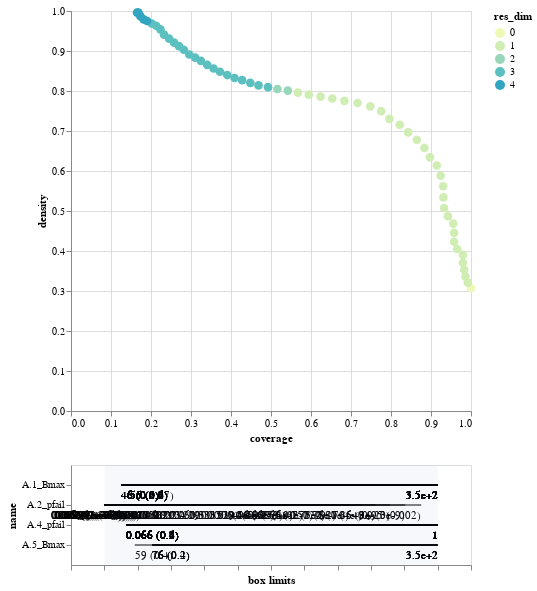

The code cell stored with this chart in its notebook:
### Code cell
box.inspect_tradeoff()

### Figure 1 — Vega-Lite specification as saved in the notebook (floating-point values rounded to 4 significant figures)
{"config": {"view": {"continuousWidth": 400, "continuousHeight": 300}}, "vconcat": [{"data": {"name": "data-ac5b0a07f9a0979e8c023d7064a03c6f"}, "mark": {"type": "circle", "size": 75}, "encoding": {"color": {"type": "ordinal", "field": "res_dim", "scale": {"range": ["#eff9b6", "#d0edb3", "#97d6b9", "#5dc0c0", "#31a5c2", "#1f80b8", "#2354a3", "#21318d"]}}, "opacity": {"condition": {"value": 1, "selection": "selector001"}, "value": 0.4}, "tooltip": [{"type": "ordinal", "field": "id"}, {"type": "quantitative", "field": "coverage", "format": ".2"}, {"type": "quantitative", "field": "density", "format": ".2"}, {"type": "ordinal", "field": "res_dim"}], "x": {"type": "quantitative", "field": "coverage"}, "y": {"type": "quantitative", "field": "density"}}, "height": 400, "selection": {"selector001": {"type": "single", "fields": ["id"]}}, "width": 400}, {"layer": [{"data": {"name": "data-04ea489607189d4a23f451ac407d8ff5"}, "mark": "rule", "encoding": {"x": {"type": "quantitative", "axis": {"grid": false, "labels": false, "title": "box limits"}, "field": "x_lower", "scale": {"domain": [0, 1], "padding": 0.1}}, "x2": {"field": "x_upper"}, "y": {"type": "nominal", "field": "name", "scale": {"padding": 1.0}}}, "transform": [{"calculate": "(datum.x1-datum.minimum)/(datum.maximum-datum.minimum)", "as": "x_lower"}, {"calculate": "(datum.x2-datum.minimum)/(datum.maximum-datum.minimum)", "as": "x_upper"}, {"filter": {"selection": "selector001"}}], "width": 400}, {"data": {"name": "data-04ea489607189d4a23f451ac407d8ff5"}, "mark": {"type": "text", "align": "left", "baseline": "top", "dy": 5}, "encoding": {"text": {"type": "ordinal", "field": "text"}, "x": {"type": "quantitative", "axis": {"grid": false, "labels": false, "title": "box limits"}, "field": "x_lower", "scale": {"domain": [0, 1], "padding": 0.1}}, "x2": {"field": "x_upper"}, "y": {"type": "nominal", "field": "name", "scale": {"padding": 1.0}}}, "transform": [{"calculate": "(datum.x1-datum.minimum)/(datum.maximum-datum.minimum)", "as": "x_lower"}, {"calculate": "(datum.x2-datum.minimum)/(datum.maximum-datum.minimum)", "as": "x_upper"}, {"filter": {"selection": "selector001"}}, {"calculate": "datum.qp_lower>0?format(datum.x1, \".2\")+\" (\"+format(datum.qp_lower, \".1~g\")+\")\" :format(datum.x1, \".2\")", "as": "text"}], "width": 400}, {"data": {"name": "data-04ea489607189d4a23f451ac407d8ff5"}, "mark": {"type": "text", "align": "right", "baseline": "top", "dy": 5}, "encoding": {"text": {"type": "ordinal", "field": "text"}, "x": {"type": "quantitative", "field": "x_upper"}, "x2": {"field": "x_upper"}, "y": {"type": "nominal", "field": "name", "scale": {"padding": 1.0}}}, "transform": [{"calculate": "(datum.x1-datum.minimum)/(datum.maximum-datum.minimum)", "as": "x_lower"}, {"calculate": "(datum.x2-datum.minimum)/(datum.maximum-datum.minimum)", "as": "x_upper"}, {"filter": {"selection": "selector001"}}, {"calculate": "datum.qp_upper>0?format(datum.x2, \".2\")+\" (\"+format(datum.qp_upper, \".1\")+\")\" :format(datum.x2, \".2\")", "as": "text"}], "width": 400}, {"data": {"name": "data-bb8d07f6df3d47a6a475317795287b23"}, "mark": {"type": "rect", "opacity": 0.05}, "encoding": {"x": {"type": "quantitative", "field": "start"}, "x2": {"field": "end"}}}, {"data": {"name": "data-d751713988987e9331980363e24189ce"}, "mark": "point", "encoding": {"x": {"type": "quantitative", "field": "x"}, "y": {"type": "nominal", "field": "name"}}, "transform": [{"filter": {"selection": "selector001"}}], "width": 400}, {"data": {"name": "data-d751713988987e9331980363e24189ce"}, "mark": {"type": "text", "align": "center", "baseline": "top", "dy": 5}, "encoding": {"text": {"type": "nominal", "field": "item"}, "x": {"type": "quantitative", "field": "x"}, "y": {"type": "nominal", "field": "name"}}, "transform": [{"filter": {"selection": "selector001"}}], "width": 400}]}], "$schema": "https://vega.github.io/schema/vega-lite/v4.8.1.json", "datasets": {"data-ac5b0a07f9a0979e8c023d7064a03c6f": [{"coverage": 1.0, "density": 0.3074, "id": 0, "mass": 1.0, "mean": 0.3074, "res_dim": 0}, {"coverage": 0.9922, "density": 0.3211, "id": 1, "mass": 0.95, "mean": 0.3211, "res_dim": 1}, {"coverage": 0.986, "density": 0.336, "id": 2, "mass": 0.902, "mean": 0.336, "res_dim": 1}, {"coverage": 0.9831, "density": 0.353, "id": 3, "mass": 0.856, "mean": 0.353, "res_dim": 1}, {"coverage": 0.9798, "density": 0.3705, "id": 4, "mass": 0.813, "mean": 0.3705, "res_dim": 1}, {"coverage": 0.9798, "density": 0.3902, "id": 5, "mass": 0.772, "mean": 0.3902, "res_dim": 1}, {"coverage": 0.9655, "density": 0.4049, "id": 6, "mass": 0.733, "mean": 0.4049, "res_dim": 1}, {"coverage": 0.9577, "density": 0.423, "id": 7, "mass": 0.696, "mean": 0.423, "res_dim": 1}, {"coverage": 0.9577, "density": 0.4454, "id": 8, "mass": 0.661, "mean": 0.4454, "res_dim": 1}, {"coverage": 0.9558, "density": 0.4686, "id": 9, "mass": 0.627, "mean": 0.4686, "res_dim": 1}, {"coverage": 0.9424, "density": 0.4869, "id": 10, "mass": 0.595, "mean": 0.4869, "res_dim": 1}, {"coverage": 0.9327, "density": 0.5074, "id": 11, "mass": 0.565, "mean": 0.5074, "res_dim": 1}, {"coverage": 0.931, "density": 0.534, "id": 12, "mass": 0.536, "mean": 0.534, "res_dim": 1}, {"coverage": 0.9304, "density": 0.5619, "id": 13, "mass": 0.509, "mean": 0.5619, "res_dim": 1}, {"coverage": 0.9242, "density": 0.5882, "id": 14, "mass": 0.483, "mean": 0.5882, "res_dim": 1}, {"coverage": 0.9144, "density": 0.6138, "id": 15, "mass": 0.458, "mean": 0.6138, "res_dim": 1}, {"coverage": 0.8972, "density": 0.634, "id": 16, "mass": 0.435, "mean": 0.634, "res_dim": 1}, {"coverage": 0.8835, "density": 0.6576, "id": 17, "mass": 0.413, "mean": 0.6576, "res_dim": 1}, {"coverage": 0.8647, "density": 0.6781, "id": 18, "mass": 0.392, "mean": 0.6781, "res_dim": 1}, {"coverage": 0.8429, "density": 0.6965, "id": 19, "mass": 0.372, "mean": 0.6965, "res_dim": 1}, {"coverage": 0.8217, "density": 0.7156, "id": 20, "mass": 0.353, "mean": 0.7156, "res_dim": 1}, {"coverage": 0.796, "density": 0.7304, "id": 21, "mass": 0.335, "mean": 0.7304, "res_dim": 1}, {"coverage": 0.7755, "density": 0.7497, "id": 22, "mass": 0.318, "mean": 0.7497, "res_dim": 1}, {"coverage": 0.7482, "density": 0.7616, "id": 23, "mass": 0.302, "mean": 0.7616, "res_dim": 1}, {"coverage": 0.7163, "density": 0.7699, "id": 24, "mass": 0.286, "mean": 0.7699, "res_dim": 1}, {"coverage": 0.6835, "density": 0.7753, "id": 25, "mass": 0.271, "mean": 0.7753, "res_dim": 1}, {"coverage": 0.6532, "density": 0.7813, "id": 26, "mass": 0.257, "mean": 0.7813, "res_dim": 1}, {"coverage": 0.6239, "density": 0.7861, "id": 27, "mass": 0.244, "mean": 0.7861, "res_dim": 1}, {"coverage": 0.5943, "density": 0.7909, "id": 28, "mass": 0.231, "mean": 0.7909, "res_dim": 1}, {"coverage": 0.567, "density": 0.7959, "id": 29, "mass": 0.219, "mean": 0.7959, "res_dim": 1}, {"coverage": 0.542, "density": 0.801, "id": 30, "mass": 0.208, "mean": 0.801, "res_dim": 2}, {"coverage": 0.5159, "density": 0.8051, "id": 31, "mass": 0.197, "mean": 0.8051, "res_dim": 2}, {"coverage": 0.4925, "density": 0.8096, "id": 32, "mass": 0.187, "mean": 0.8096, "res_dim": 3}, {"coverage": 0.4688, "density": 0.8141, "id": 33, "mass": 0.177, "mean": 0.8141, "res_dim": 3}, {"coverage": 0.4483, "density": 0.8202, "id": 34, "mass": 0.168, "mean": 0.8202, "res_dim": 3}, {"coverage": 0.4278, "density": 0.827, "id": 35, "mass": 0.159, "mean": 0.827, "res_dim": 3}, {"coverage": 0.4089, "density": 0.8325, "id": 36, "mass": 0.151, "mean": 0.8325, "res_dim": 3}, {"coverage": 0.3907, "density": 0.8399, "id": 37, "mass": 0.143, "mean": 0.8399, "res_dim": 3}, {"coverage": 0.3725, "density": 0.8481, "id": 38, "mass": 0.135, "mean": 0.8481, "res_dim": 3}, {"coverage": 0.3565, "density": 0.8562, "id": 39, "mass": 0.128, "mean": 0.8562, "res_dim": 3}, {"coverage": 0.3406, "density": 0.8653, "id": 40, "mass": 0.121, "mean": 0.8653, "res_dim": 3}, {"coverage": 0.3247, "density": 0.8754, "id": 41, "mass": 0.114, "mean": 0.8754, "res_dim": 3}, {"coverage": 0.3103, "density": 0.8833, "id": 42, "mass": 0.108, "mean": 0.8833, "res_dim": 3}, {"coverage": 0.2957, "density": 0.8912, "id": 43, "mass": 0.102, "mean": 0.8912, "res_dim": 3}, {"coverage": 0.282, "density": 0.9031, "id": 44, "mass": 0.096, "mean": 0.9031, "res_dim": 3}, {"coverage": 0.27, "density": 0.9121, "id": 45, "mass": 0.091, "mean": 0.9121, "res_dim": 3}, {"coverage": 0.2576, "density": 0.9209, "id": 46, "mass": 0.086, "mean": 0.9209, "res_dim": 3}, {"coverage": 0.2453, "density": 0.9309, "id": 47, "mass": 0.081, "mean": 0.9309, "res_dim": 3}, {"coverage": 0.2326, "density": 0.9408, "id": 48, "mass": 0.076, "mean": 0.9408, "res_dim": 3}, {"coverage": 0.2235, "density": 0.9542, "id": 49, "mass": 0.072, "mean": 0.9542, "res_dim": 3}, {"coverage": 0.2131, "density": 0.9632, "id": 50, "mass": 0.068, "mean": 0.9632, "res_dim": 3}, {"coverage": 0.2017, "density": 0.9688, "id": 51, "mass": 0.064, "mean": 0.9688, "res_dim": 3}, {"coverage": 0.1903, "density": 0.975, "id": 52, "mass": 0.06, "mean": 0.975, "res_dim": 4}, {"coverage": 0.1815, "density": 0.9789, "id": 53, "mass": 0.057, "mean": 0.9789, "res_dim": 4}, {"coverage": 0.1734, "density": 0.987, "id": 54, "mass": 0.054, "mean": 0.987, "res_dim": 4}, {"coverage": 0.1653, "density": 0.9961, "id": 55, "mass": 0.051, "mean": 0.9961, "res_dim": 4}, {"coverage": 0.1685, "density": 0.9962, "id": 56, "mass": 0.052, "mean": 0.9962, "res_dim": 4}], "data-04ea489607189d4a23f451ac407d8ff5": [{"x1": 1.658e-05, "x2": 0.9503, "name": "A.2_pfail", "id": 1, "minimum": 1.658e-05, "maximum": 0.9995, "qp_lower": -1.0, "qp_upper": 0.0021}, {"x1": 1.658e-05, "x2": 0.9021, "name": "A.2_pfail", "id": 2, "minimum": 1.658e-05, "maximum": 0.9995, "qp_lower": -1.0, "qp_upper": 2.685e-09}, {"x1": 1.658e-05, "x2": 0.8563, "name": "A.2_pfail", "id": 3, "minimum": 1.658e-05, "maximum": 0.9995, "qp_lower": -1.0, "qp_upper": 8.904e-20}, {"x1": 1.658e-05, "x2": 0.8131, "name": "A.2_pfail", "id": 4, "minimum": 1.658e-05, "maximum": 0.9995, "qp_lower": -1.0, "qp_upper": 4.268e-34}, {"x1": 1.658e-05, "x2": 0.7717, "name": "A.2_pfail", "id": 5, "minimum": 1.658e-05, "maximum": 0.9995, "qp_lower": -1.0, "qp_upper": 6.565e-54}, {"x1": 1.658e-05, "x2": 0.733, "name": "A.2_pfail", "id": 6, "minimum": 1.658e-05, "maximum": 0.9995, "qp_lower": -1.0, "qp_upper": 5.69e-70}, {"x1": 1.658e-05, "x2": 0.696, "name": "A.2_pfail", "id": 7, "minimum": 1.658e-05, "maximum": 0.9995, "qp_lower": -1.0, "qp_upper": 4.562e-92}, {"x1": 1.658e-05, "x2": 0.6612, "name": "A.2_pfail", "id": 8, "minimum": 1.658e-05, "maximum": 0.9995, "qp_lower": -1.0, "qp_upper": 1.003e-122}, {"x1": 1.658e-05, "x2": 0.6268, "name": "A.2_pfail", "id": 9, "minimum": 1.658e-05, "maximum": 0.9995, "qp_lower": -1.0, "qp_upper": 5.592e-157}, {"x1": 1.658e-05, "x2": 0.5948, "name": "A.2_pfail", "id": 10, "minimum": 1.658e-05, "maximum": 0.9995, "qp_lower": -1.0, "qp_upper": 2.51e-183}, {"x1": 1.658e-05, "x2": 0.5648, "name": "A.2_pfail", "id": 11, "minimum": 1.658e-05, "maximum": 0.9995, "qp_lower": -1.0, "qp_upper": 9.556e-215}, {"x1": 1.658e-05, "x2": 0.5358, "name": "A.2_pfail", "id": 12, "minimum": 1.658e-05, "maximum": 0.9995, "qp_lower": -1.0, "qp_upper": 5.414e-259}, {"x1": 1.658e-05, "x2": 0.509, "name": "A.2_pfail", "id": 13, "minimum": 1.658e-05, "maximum": 0.9995, "qp_lower": -1.0, "qp_upper": 4.093e-308}, {"x1": 1.658e-05, "x2": 0.483, "name": "A.2_pfail", "id": 14, "minimum": 1.658e-05, "maximum": 0.9995, "qp_lower": -1.0, "qp_upper": 0.0}, {"x1": 1.658e-05, "x2": 0.4578, "name": "A.2_pfail", "id": 15, "minimum": 1.658e-05, "maximum": 0.9995, "qp_lower": -1.0, "qp_upper": 0.0}, {"x1": 1.658e-05, "x2": 0.435, "name": "A.2_pfail", "id": 16, "minimum": 1.658e-05, "maximum": 0.9995, "qp_lower": -1.0, "qp_upper": 0.0}, {"x1": 1.658e-05, "x2": 0.4129, "name": "A.2_pfail", "id": 17, "minimum": 1.658e-05, "maximum": 0.9995, "qp_lower": -1.0, "qp_upper": 0.0}, {"x1": 1.658e-05, "x2": 0.3919, "name": "A.2_pfail", "id": 18, "minimum": 1.658e-05, "maximum": 0.9995, "qp_lower": -1.0, "qp_upper": 0.0}, {"x1": 1.658e-05, "x2": 0.3723, "name": "A.2_pfail", "id": 19, "minimum": 1.658e-05, "maximum": 0.9995, "qp_lower": -1.0, "qp_upper": 0.0}, {"x1": 1.658e-05, "x2": 0.3534, "name": "A.2_pfail", "id": 20, "minimum": 1.658e-05, "maximum": 0.9995, "qp_lower": -1.0, "qp_upper": 0.0}, {"x1": 1.658e-05, "x2": 0.3349, "name": "A.2_pfail", "id": 21, "minimum": 1.658e-05, "maximum": 0.9995, "qp_lower": -1.0, "qp_upper": 0.0}, {"x1": 1.658e-05, "x2": 0.3178, "name": "A.2_pfail", "id": 22, "minimum": 1.658e-05, "maximum": 0.9995, "qp_lower": -1.0, "qp_upper": 0.0}, {"x1": 1.658e-05, "x2": 0.3021, "name": "A.2_pfail", "id": 23, "minimum": 1.658e-05, "maximum": 0.9995, "qp_lower": -1.0, "qp_upper": 0.0}, {"x1": 1.658e-05, "x2": 0.2858, "name": "A.2_pfail", "id": 24, "minimum": 1.658e-05, "maximum": 0.9995, "qp_lower": -1.0, "qp_upper": 0.0}, {"x1": 1.658e-05, "x2": 0.2711, "name": "A.2_pfail", "id": 25, "minimum": 1.658e-05, "maximum": 0.9995, "qp_lower": -1.0, "qp_upper": 0.0}, {"x1": 1.658e-05, "x2": 0.2569, "name": "A.2_pfail", "id": 26, "minimum": 1.658e-05, "maximum": 0.9995, "qp_lower": -1.0, "qp_upper": 0.0}, {"x1": 1.658e-05, "x2": 0.244, "name": "A.2_pfail", "id": 27, "minimum": 1.658e-05, "maximum": 0.9995, "qp_lower": -1.0, "qp_upper": 0.0}, {"x1": 1.658e-05, "x2": 0.2312, "name": "A.2_pfail", "id": 28, "minimum": 1.658e-05, "maximum": 0.9995, "qp_lower": -1.0, "qp_upper": 0.0}, {"x1": 1.658e-05, "x2": 0.219, "name": "A.2_pfail", "id": 29, "minimum": 1.658e-05, "maximum": 0.9995, "qp_lower": -1.0, "qp_upper": 0.0}, {"x1": 46.3, "x2": 349.9, "name": "A.1_Bmax", "id": 30, "minimum": 30.31, "maximum": 349.9, "qp_lower": 0.2936, "qp_upper": -1.0}, {"x1": 1.658e-05, "x2": 0.219, "name": "A.2_pfail", "id": 30, "minimum": 1.658e-05, "maximum": 0.9995, "qp_lower": -1.0, "qp_upper": 0.0}, {"x1": 46.3, "x2": 349.9, "name": "A.1_Bmax", "id": 31, "minimum": 30.31, "maximum": 349.9, "qp_lower": 0.2989, "qp_upper": -1.0}, {"x1": 1.658e-05, "x2": 0.208, "name": "A.2_pfail", "id": 31, "minimum": 1.658e-05, "maximum": 0.9995, "qp_lower": -1.0, "qp_upper": 0.0}, {"x1": 46.3, "x2": 349.9, "name": "A.1_Bmax", "id": 32, "minimum": 30.31, "maximum": 349.9, "qp_lower": 0.2643, "qp_upper": -1.0}, {"x1": 1.658e-05, "x2": 0.208, "name": "A.2_pfail", "id": 32, "minimum": 1.658e-05, "maximum": 0.9995, "qp_lower": -1.0, "qp_upper": 0.0}, {"x1": 0.06625, "x2": 0.9997, "name": "A.4_pfail", "id": 32, "minimum": 1.412e-05, "maximum": 0.9997, "qp_lower": 0.3218, "qp_upper": -1.0}, {"x1": 46.3, "x2": 349.9, "name": "A.1_Bmax", "id": 33, "minimum": 30.31, "maximum": 349.9, "qp_lower": 0.2486, "qp_upper": -1.0}, {"x1": 1.658e-05, "x2": 0.1953, "name": "A.2_pfail", "id": 33, "minimum": 1.658e-05, "maximum": 0.9995, "qp_lower": -1.0, "qp_upper": 0.0}, {"x1": 0.06625, "x2": 0.9997, "name": "A.4_pfail", "id": 33, "minimum": 1.412e-05, "maximum": 0.9997, "qp_lower": 0.3528, "qp_upper": -1.0}, {"x1": 46.3, "x2": 349.9, "name": "A.1_Bmax", "id": 34, "minimum": 30.31, "maximum": 349.9, "qp_lower": 0.2714, "qp_upper": -1.0}, {"x1": 1.658e-05, "x2": 0.1839, "name": "A.2_pfail", "id": 34, "minimum": 1.658e-05, "maximum": 0.9995, "qp_lower": -1.0, "qp_upper": 0.0}, {"x1": 0.06625, "x2": 0.9997, "name": "A.4_pfail", "id": 34, "minimum": 1.412e-05, "maximum": 0.9997, "qp_lower": 0.3628, "qp_upper": -1.0}, {"x1": 46.3, "x2": 349.9, "name": "A.1_Bmax", "id": 35, "minimum": 30.31, "maximum": 349.9, "qp_lower": 0.2513, "qp_upper": -1.0}, {"x1": 1.658e-05, "x2": 0.175, "name": "A.2_pfail", "id": 35, "minimum": 1.658e-05, "maximum": 0.9995, "qp_lower": -1.0, "qp_upper": 0.0}, {"x1": 0.06625, "x2": 0.9997, "name": "A.4_pfail", "id": 35, "minimum": 1.412e-05, "maximum": 0.9997, "qp_lower": 0.3465, "qp_upper": -1.0}, {"x1": 46.3, "x2": 349.9, "name": "A.1_Bmax", "id": 36, "minimum": 30.31, "maximum": 349.9, "qp_lower": 0.2596, "qp_upper": -1.0}, {"x1": 1.658e-05, "x2": 0.1661, "name": "A.2_pfail", "id": 36, "minimum": 1.658e-05, "maximum": 0.9995, "qp_lower": -1.0, "qp_upper": 0.0}, {"x1": 0.06625, "x2": 0.9997, "name": "A.4_pfail", "id": 36, "minimum": 1.412e-05, "maximum": 0.9997, "qp_lower": 0.3323, "qp_upper": -1.0}, {"x1": 46.3, "x2": 349.9, "name": "A.1_Bmax", "id": 37, "minimum": 30.31, "maximum": 349.9, "qp_lower": 0.2204, "qp_upper": -1.0}, {"x1": 1.658e-05, "x2": 0.158, "name": "A.2_pfail", "id": 37, "minimum": 1.658e-05, "maximum": 0.9995, "qp_lower": -1.0, "qp_upper": 0.0}, {"x1": 0.06625, "x2": 0.9997, "name": "A.4_pfail", "id": 37, "minimum": 1.412e-05, "maximum": 0.9997, "qp_lower": 0.2921, "qp_upper": -1.0}, {"x1": 46.3, "x2": 349.9, "name": "A.1_Bmax", "id": 38, "minimum": 30.31, "maximum": 349.9, "qp_lower": 0.2445, "qp_upper": -1.0}, {"x1": 1.658e-05, "x2": 0.1487, "name": "A.2_pfail", "id": 38, "minimum": 1.658e-05, "maximum": 0.9995, "qp_lower": -1.0, "qp_upper": 0.0}, {"x1": 0.06625, "x2": 0.9997, "name": "A.4_pfail", "id": 38, "minimum": 1.412e-05, "maximum": 0.9997, "qp_lower": 0.2908, "qp_upper": -1.0}, {"x1": 46.3, "x2": 349.9, "name": "A.1_Bmax", "id": 39, "minimum": 30.31, "maximum": 349.9, "qp_lower": 0.2561, "qp_upper": -1.0}, {"x1": 1.658e-05, "x2": 0.1399, "name": "A.2_pfail", "id": 39, "minimum": 1.658e-05, "maximum": 0.9995, "qp_lower": -1.0, "qp_upper": 0.0}, {"x1": 0.06625, "x2": 0.9997, "name": "A.4_pfail", "id": 39, "minimum": 1.412e-05, "maximum": 0.9997, "qp_lower": 0.3062, "qp_upper": -1.0}, {"x1": 46.3, "x2": 349.9, "name": "A.1_Bmax", "id": 40, "minimum": 30.31, "maximum": 349.9, "qp_lower": 0.2323, "qp_upper": -1.0}, {"x1": 1.658e-05, "x2": 0.1326, "name": "A.2_pfail", "id": 40, "minimum": 1.658e-05, "maximum": 0.9995, "qp_lower": -1.0, "qp_upper": 0.0}, {"x1": 0.06625, "x2": 0.9997, "name": "A.4_pfail", "id": 40, "minimum": 1.412e-05, "maximum": 0.9997, "qp_lower": 0.2825, "qp_upper": -1.0}, {"x1": 46.3, "x2": 349.9, "name": "A.1_Bmax", "id": 41, "minimum": 30.31, "maximum": 349.9, "qp_lower": 0.2463, "qp_upper": -1.0}, {"x1": 1.658e-05, "x2": 0.1248, "name": "A.2_pfail", "id": 41, "minimum": 1.658e-05, "maximum": 0.9995, "qp_lower": -1.0, "qp_upper": 0.0}, {"x1": 0.06625, "x2": 0.9997, "name": "A.4_pfail", "id": 41, "minimum": 1.412e-05, "maximum": 0.9997, "qp_lower": 0.2547, "qp_upper": -1.0}, {"x1": 54.98, "x2": 349.9, "name": "A.1_Bmax", "id": 42, "minimum": 30.31, "maximum": 349.9, "qp_lower": 0.0735, "qp_upper": -1.0}, {"x1": 1.658e-05, "x2": 0.1248, "name": "A.2_pfail", "id": 42, "minimum": 1.658e-05, "maximum": 0.9995, "qp_lower": -1.0, "qp_upper": 0.0}, {"x1": 0.06625, "x2": 0.9997, "name": "A.4_pfail", "id": 42, "minimum": 1.412e-05, "maximum": 0.9997, "qp_lower": 0.2314, "qp_upper": -1.0}, {"x1": 54.98, "x2": 349.9, "name": "A.1_Bmax", "id": 43, "minimum": 30.31, "maximum": 349.9, "qp_lower": 0.1098, "qp_upper": -1.0}, {"x1": 1.658e-05, "x2": 0.1159, "name": "A.2_pfail", "id": 43, "minimum": 1.658e-05, "maximum": 0.9995, "qp_lower": -1.0, "qp_upper": 0.0}, {"x1": 0.06625, "x2": 0.9997, "name": "A.4_pfail", "id": 43, "minimum": 1.412e-05, "maximum": 0.9997, "qp_lower": 0.1827, "qp_upper": -1.0}, {"x1": 54.98, "x2": 349.9, "name": "A.1_Bmax", "id": 44, "minimum": 30.31, "maximum": 349.9, "qp_lower": 0.1715, "qp_upper": -1.0}, {"x1": 1.658e-05, "x2": 0.1073, "name": "A.2_pfail", "id": 44, "minimum": 1.658e-05, "maximum": 0.9995, "qp_lower": -1.0, "qp_upper": 5e-324}, {"x1": 0.06625, "x2": 0.9997, "name": "A.4_pfail", "id": 44, "minimum": 1.412e-05, "maximum": 0.9997, "qp_lower": 0.2242, "qp_upper": -1.0}, {"x1": 54.98, "x2": 349.9, "name": "A.1_Bmax", "id": 45, "minimum": 30.31, "maximum": 349.9, "qp_lower": 0.1965, "qp_upper": -1.0}, {"x1": 1.658e-05, "x2": 0.09909, "name": "A.2_pfail", "id": 45, "minimum": 1.658e-05, "maximum": 0.9995, "qp_lower": -1.0, "qp_upper": 2.086e-318}, {"x1": 0.06625, "x2": 0.9997, "name": "A.4_pfail", "id": 45, "minimum": 1.412e-05, "maximum": 0.9997, "qp_lower": 0.3398, "qp_upper": -1.0}, {"x1": 54.98, "x2": 349.9, "name": "A.1_Bmax", "id": 46, "minimum": 30.31, "maximum": 349.9, "qp_lower": 0.2011, "qp_upper": -1.0}, {"x1": 1.658e-05, "x2": 0.09229, "name": "A.2_pfail", "id": 46, "minimum": 1.658e-05, "maximum": 0.9995, "qp_lower": -1.0, "qp_upper": 1.782e-312}, {"x1": 0.06625, "x2": 0.9997, "name": "A.4_pfail", "id": 46, "minimum": 1.412e-05, "maximum": 0.9997, "qp_lower": 0.3704, "qp_upper": -1.0}, {"x1": 54.98, "x2": 349.9, "name": "A.1_Bmax", "id": 47, "minimum": 30.31, "maximum": 349.9, "qp_lower": 0.2021, "qp_upper": -1.0}, {"x1": 1.658e-05, "x2": 0.08586, "name": "A.2_pfail", "id": 47, "minimum": 1.658e-05, "maximum": 0.9995, "qp_lower": -1.0, "qp_upper": 4.134e-305}, {"x1": 0.06625, "x2": 0.9997, "name": "A.4_pfail", "id": 47, "minimum": 1.412e-05, "maximum": 0.9997, "qp_lower": 0.5187, "qp_upper": -1.0}, {"x1": 54.98, "x2": 349.9, "name": "A.1_Bmax", "id": 48, "minimum": 30.31, "maximum": 349.9, "qp_lower": 0.2736, "qp_upper": -1.0}, {"x1": 1.658e-05, "x2": 0.07908, "name": "A.2_pfail", "id": 48, "minimum": 1.658e-05, "maximum": 0.9995, "qp_lower": -1.0, "qp_upper": 9.603e-298}, {"x1": 0.06625, "x2": 0.9997, "name": "A.4_pfail", "id": 48, "minimum": 1.412e-05, "maximum": 0.9997, "qp_lower": 0.5149, "qp_upper": -1.0}, {"x1": 54.98, "x2": 349.9, "name": "A.1_Bmax", "id": 49, "minimum": 30.31, "maximum": 349.9, "qp_lower": 0.3736, "qp_upper": -1.0}, {"x1": 1.658e-05, "x2": 0.07422, "name": "A.2_pfail", "id": 49, "minimum": 1.658e-05, "maximum": 0.9995, "qp_lower": -1.0, "qp_upper": 1.491e-297}, {"x1": 0.06625, "x2": 0.9997, "name": "A.4_pfail", "id": 49, "minimum": 1.412e-05, "maximum": 0.9997, "qp_lower": 0.5083, "qp_upper": -1.0}, {"x1": 54.98, "x2": 349.9, "name": "A.1_Bmax", "id": 50, "minimum": 30.31, "maximum": 349.9, "qp_lower": 0.5529, "qp_upper": -1.0}, {"x1": 1.658e-05, "x2": 0.06916, "name": "A.2_pfail", "id": 50, "minimum": 1.658e-05, "maximum": 0.9995, "qp_lower": -1.0, "qp_upper": 1.253e-291}, {"x1": 0.06625, "x2": 0.9997, "name": "A.4_pfail", "id": 50, "minimum": 1.412e-05, "maximum": 0.9997, "qp_lower": 0.5025, "qp_upper": -1.0}, {"x1": 54.98, "x2": 349.9, "name": "A.1_Bmax", "id": 51, "minimum": 30.31, "maximum": 349.9, "qp_lower": 0.5591, "qp_upper": -1.0}, {"x1": 1.658e-05, "x2": 0.06468, "name": "A.2_pfail", "id": 51, "minimum": 1.658e-05, "maximum": 0.9995, "qp_lower": -1.0, "qp_upper": 6.93e-281}, {"x1": 0.06625, "x2": 0.9997, "name": "A.4_pfail", "id": 51, "minimum": 1.412e-05, "maximum": 0.9997, "qp_lower": 0.4982, "qp_upper": -1.0}, {"x1": 54.98, "x2": 349.9, "name": "A.1_Bmax", "id": 52, "minimum": 30.31, "maximum": 349.9, "qp_lower": 0.5681, "qp_upper": -1.0}, {"x1": 1.658e-05, "x2": 0.06468, "name": "A.2_pfail", "id": 52, "minimum": 1.658e-05, "maximum": 0.9995, "qp_lower": -1.0, "qp_upper": 1.321e-275}, {"x1": 0.06625, "x2": 0.9997, "name": "A.4_pfail", "id": 52, "minimum": 1.412e-05, "maximum": 0.9997, "qp_lower": 0.492, "qp_upper": -1.0}, {"x1": 76.1, "x2": 349.7, "name": "A.5_Bmax", "id": 52, "minimum": 30.23, "maximum": 349.7, "qp_lower": 0.2274, "qp_upper": -1.0}, {"x1": 54.98, "x2": 349.9, "name": "A.1_Bmax", "id": 53, "minimum": 30.31, "maximum": 349.9, "qp_lower": 0.576, "qp_upper": -1.0}, {"x1": 1.658e-05, "x2": 0.06102, "name": "A.2_pfail", "id": 53, "minimum": 1.658e-05, "maximum": 0.9995, "qp_lower": -1.0, "qp_upper": 2.467e-266}, {"x1": 0.06625, "x2": 0.9997, "name": "A.4_pfail", "id": 53, "minimum": 1.412e-05, "maximum": 0.9997, "qp_lower": 0.576, "qp_upper": -1.0}, {"x1": 76.1, "x2": 349.7, "name": "A.5_Bmax", "id": 53, "minimum": 30.23, "maximum": 349.7, "qp_lower": 0.1971, "qp_upper": -1.0}, {"x1": 54.98, "x2": 349.9, "name": "A.1_Bmax", "id": 54, "minimum": 30.31, "maximum": 349.9, "qp_lower": 0.5987, "qp_upper": -1.0}, {"x1": 1.658e-05, "x2": 0.05702, "name": "A.2_pfail", "id": 54, "minimum": 1.658e-05, "maximum": 0.9995, "qp_lower": -1.0, "qp_upper": 1.423e-261}, {"x1": 0.06625, "x2": 0.9997, "name": "A.4_pfail", "id": 54, "minimum": 1.412e-05, "maximum": 0.9997, "qp_lower": 0.5987, "qp_upper": -1.0}, {"x1": 76.1, "x2": 349.7, "name": "A.5_Bmax", "id": 54, "minimum": 30.23, "maximum": 349.7, "qp_lower": 0.3806, "qp_upper": -1.0}, {"x1": 54.98, "x2": 349.9, "name": "A.1_Bmax", "id": 55, "minimum": 30.31, "maximum": 349.9, "qp_lower": 0.6777, "qp_upper": -1.0}, {"x1": 1.658e-05, "x2": 0.05297, "name": "A.2_pfail", "id": 55, "minimum": 1.658e-05, "maximum": 0.9995, "qp_lower": -1.0, "qp_upper": 1.165e-257}, {"x1": 0.06625, "x2": 0.9997, "name": "A.4_pfail", "id": 55, "minimum": 1.412e-05, "maximum": 0.9997, "qp_lower": 0.6777, "qp_upper": -1.0}, {"x1": 76.1, "x2": 349.7, "name": "A.5_Bmax", "id": 55, "minimum": 30.23, "maximum": 349.7, "qp_lower": 0.4498, "qp_upper": -1.0}, {"x1": 54.98, "x2": 349.9, "name": "A.1_Bmax", "id": 56, "minimum": 30.31, "maximum": 349.9, "qp_lower": 0.6767, "qp_upper": -1.0}, {"x1": 1.658e-05, "x2": 0.05297, "name": "A.2_pfail", "id": 56, "minimum": 1.658e-05, "maximum": 0.9995, "qp_lower": -1.0, "qp_upper": 7.334e-261}, {"x1": 0.06625, "x2": 0.9997, "name": "A.4_pfail", "id": 56, "minimum": 1.412e-05, "maximum": 0.9997, "qp_lower": 0.6767, "qp_upper": -1.0}, {"x1": 59.35, "x2": 349.7, "name": "A.5_Bmax", "id": 56, "minimum": 30.23, "maximum": 349.7, "qp_lower": 0.4354, "qp_upper": -1.0}], "data-bb8d07f6df3d47a6a475317795287b23": [{"start": 0, "end": 1}], "data-d751713988987e9331980363e24189ce": []}}
